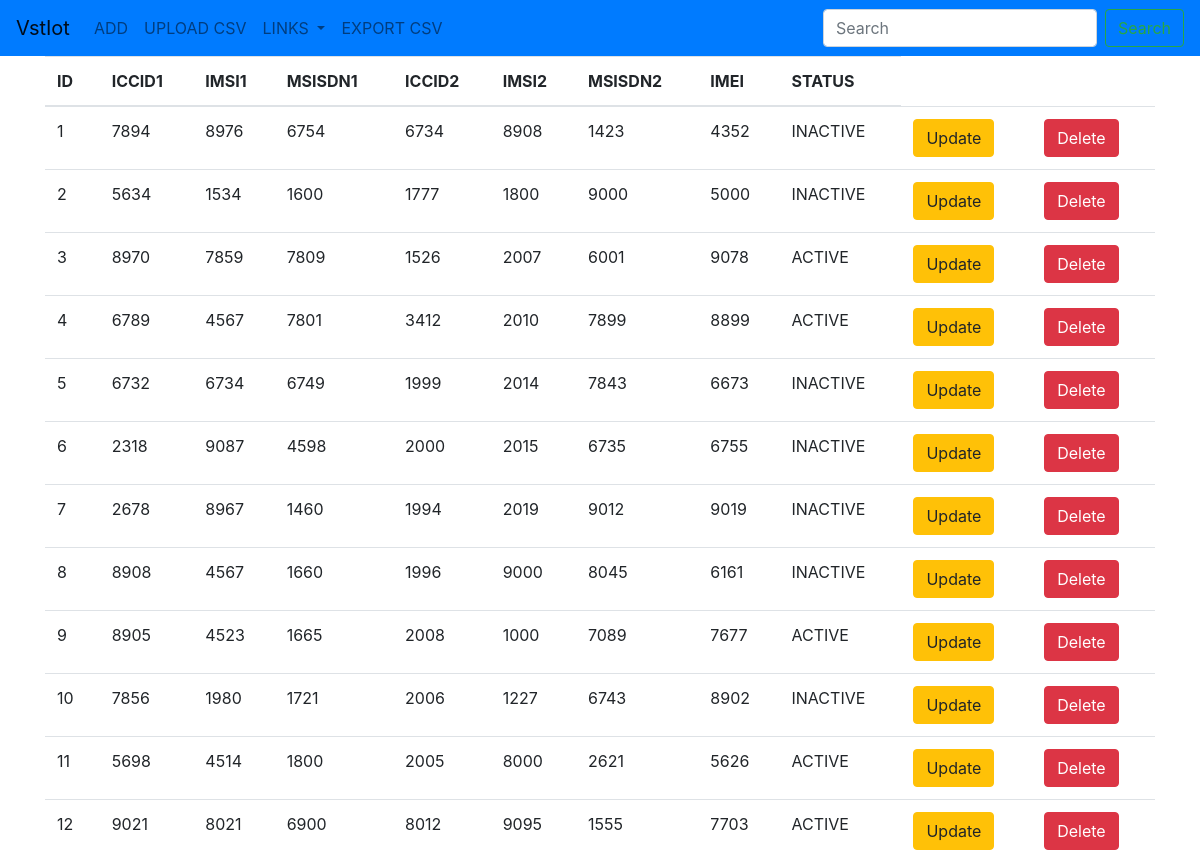
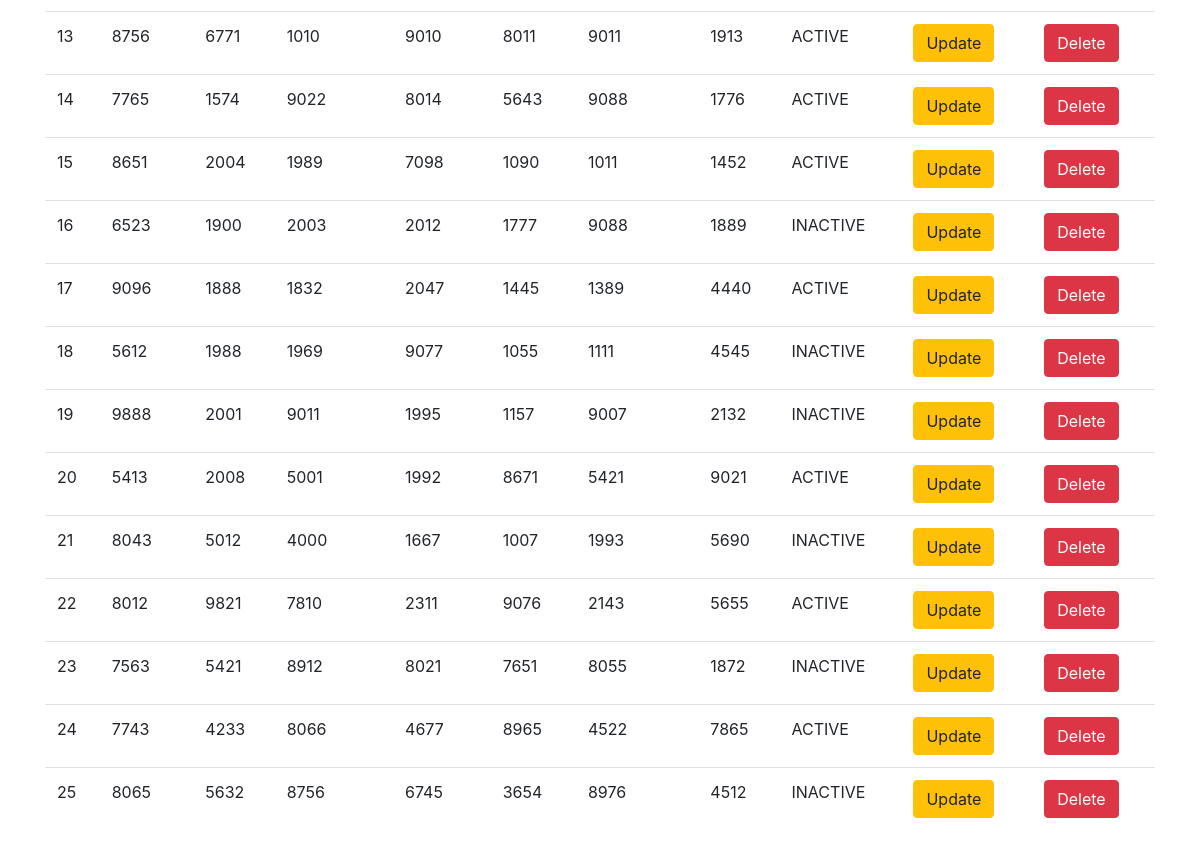
Before: / with the older database file (2 pictures, top to bottom).
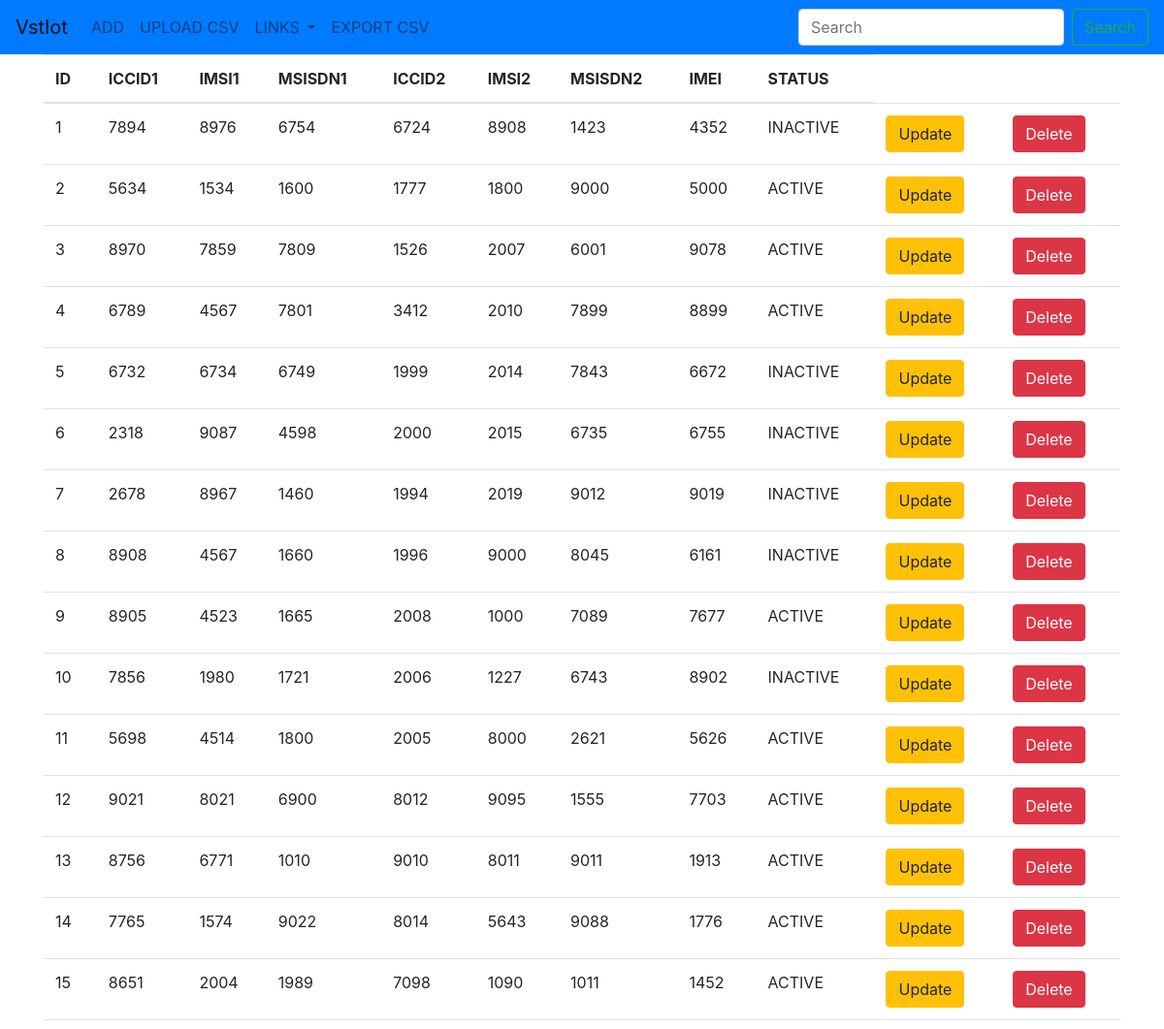
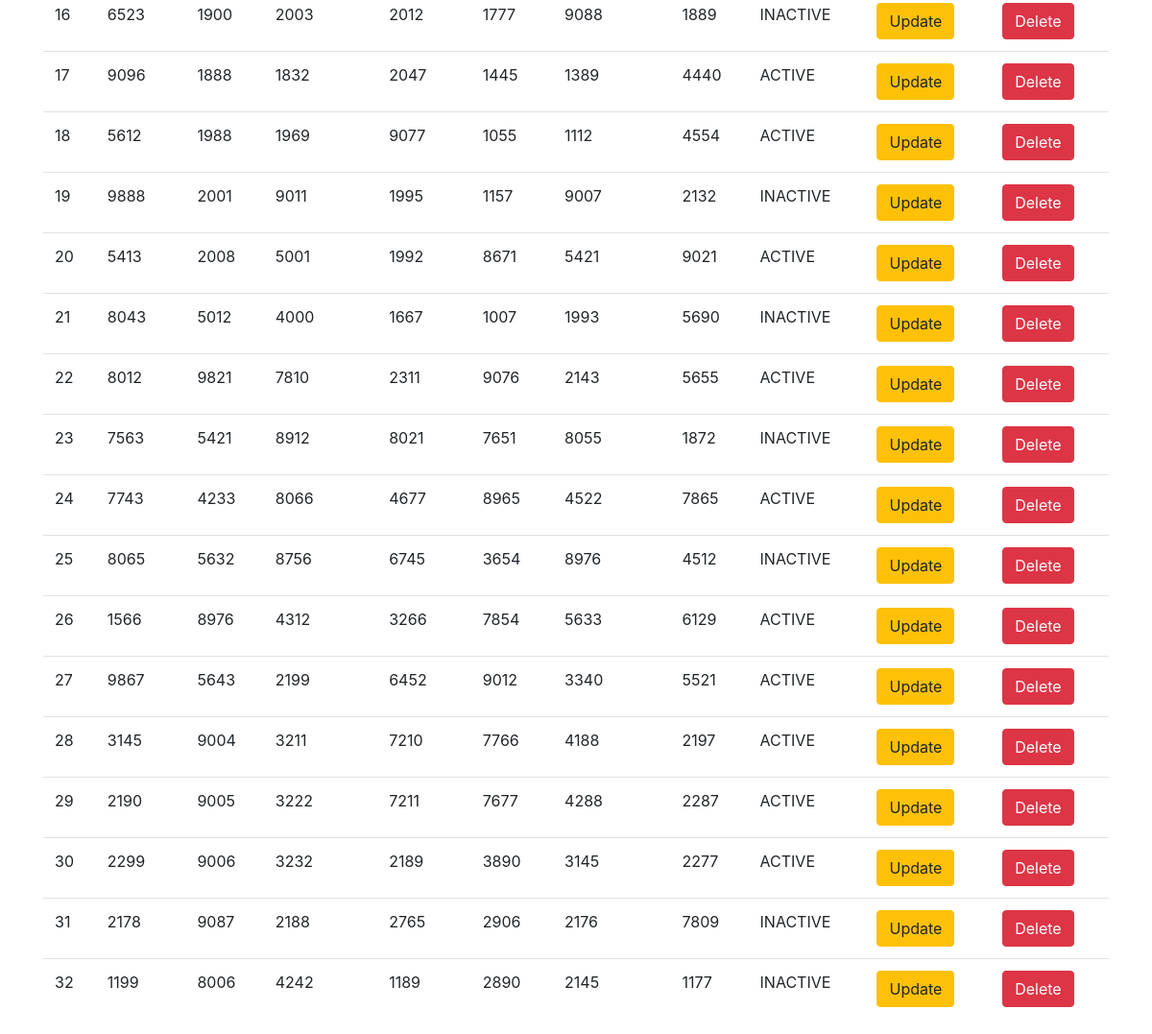
After: the same page with the newer database file (2 pictures, top to bottom).
### vstiot/models.py (models this page shows)
class Items(models.Model):
    ICCID1 = models.CharField(max_length=50,blank=False)
    IMSI1 = models.CharField(max_length=50,blank=False)
    MSISDN1 = models.CharField(max_length=50,blank=False)
    ICCID2 = models.CharField(max_length=50,blank=False)
    IMSI2 = models.CharField(max_length=50,blank=False)
    MSISDN2 = models.CharField(max_length=50,blank=False)
    IMEI = models.CharField(max_length=50,blank=False)
    choices = (
        ('ACTIVE','active'),
        ('INACTIVE','not active'),
    )
    STATUS = models.CharField(max_length=50,blank=False,choices=choices,default='INACTIVE')

### vstiot/views.py (the view)
# urls.py: 2. Add a URL to urlpatterns:  path('', views.home, name='home')
def home(request):
    items = Items.objects.all()
    context = {'items':items}
    return render(request,'home.html', context)

### templates/home.html
{% extends 'base.html' %}
{% block body %}
<div class="container">
    <table class="table table-hover">
        <thead>
            <tr>
                <th>ID</th>
                <th>ICCID1</th>
                <th>IMSI1</th>
                <th>MSISDN1</th>
                <th>ICCID2</th>
                <th>IMSI2</th>
                <th>MSISDN2</th>
                <th>IMEI</th>
                <th>STATUS</th>
            </tr>
        </thead>
        <tbody>
            {% for item in items %}
            <tr>
                <td>{{item.id}}</td>
                <td>{{item.ICCID1}}</td>
                <td>{{item.IMSI1}}</td>
                <td>{{item.MSISDN1}}</td>
                <td>{{item.ICCID2}}</td>
                <td>{{item.IMSI2}}</td>
                <td>{{item.MSISDN2}}</td>
                <td>{{item.IMEI}}</td>
                <td>{{item.STATUS}}</td>
                <td><a href="{% url 'update' item.id %}" class="btn btn-warning btn-md">Update</a></td>
                <td><a href="{% url 'delete' item.id %}" class="btn btn-danger btn-md">Delete</a></td>
            </tr>
            {% endfor %}
        </tbody>
    </table>
</div>
{% endblock %}

### templates/base.html (shortened to what this page needs)
{% load static %}
<!doctype html>
<html lang="en">
  <head>
    <link rel="stylesheet" href="https://cdn.jsdelivr.net/npm/bootstrap@4.0.0/dist/css/bootstrap.min.css">
  </head>
  <body>
    <nav class="navbar navbar-expand-lg navbar-light bg-primary">
        <a class="navbar-brand" href="{% url 'home' %}">VstIot</a>
        <div class="collapse navbar-collapse" id="navbarSupportedContent">
          <ul class="navbar-nav mr-auto">
            <li class="nav-item">
              <a class="nav-link" href="{% url 'add' %}">ADD<span class="sr-only">(current)</span></a>
            </li>
            <li class="nav-item">
              <a class="nav-link" href="{% url 'upload' %}">UPLOAD CSV</a>
            </li>
            <li class="nav-item dropdown">
              <a class="nav-link dropdown-toggle" href="#" id="navbarDropdown" role="button" data-toggle="dropdown" aria-haspopup="true" aria-expanded="false">
                LINKS
              </a>
            </li>
            <li class="nav-item">
              <a class="nav-link" href="{% url 'export_csv' %}">EXPORT CSV</a>
            </li>
          </ul>
          <form class="form-inline my-2 my-lg-0" method="POST" action="{% url 'search' %}">
            <input class="form-control mr-sm-2" type="search" placeholder="Search" aria-label="Search" name="searched">
            <button class="btn btn-outline-success my-2 my-sm-0" type="submit">Search</button>
          </form>
        </div>
      </nav>
      {% block body %}
      {% endblock %}
  </body>
</html>

Changed rows visible on the page:
changed Items id 1: ICCID2 "6734" → "6724"
changed Items id 2: STATUS "INACTIVE" → "ACTIVE"
changed Items id 5: IMEI "6673" → "6672"
changed Items id 18: MSISDN2 "1111" → "1112"; IMEI "4545" → "4554"; STATUS "INACTIVE" → "ACTIVE"
added Items: id "26", ICCID1 "1566", IMSI1 "8976", MSISDN1 "4312", ICCID2 "3266", IMSI2 "7854", MSISDN2 "5633", IMEI "6129", STATUS "ACTIVE"
added Items: id "27", ICCID1 "9867", IMSI1 "5643", MSISDN1 "2199", ICCID2 "6452", IMSI2 "9012", MSISDN2 "3340", IMEI "5521", STATUS "ACTIVE"
added Items: id "28", ICCID1 "3145", IMSI1 "9004", MSISDN1 "3211", ICCID2 "7210", IMSI2 "7766", MSISDN2 "4188", IMEI "2197", STATUS "ACTIVE"
added Items: id "29", ICCID1 "2190", IMSI1 "9005", MSISDN1 "3222", ICCID2 "7211", IMSI2 "7677", MSISDN2 "4288", IMEI "2287", STATUS "ACTIVE"
added Items: id "30", ICCID1 "2299", IMSI1 "9006", MSISDN1 "3232", ICCID2 "2189", IMSI2 "3890", MSISDN2 "3145", IMEI "2277", STATUS "ACTIVE"
added Items: id "31", ICCID1 "2178", IMSI1 "9087", MSISDN1 "2188", ICCID2 "2765", IMSI2 "2906", MSISDN2 "2176", IMEI "7809", STATUS "INACTIVE"
added Items: id "32", ICCID1 "1199", IMSI1 "8006", MSISDN1 "4242", ICCID2 "1189", IMSI2 "2890", MSISDN2 "2145", IMEI "1177", STATUS "INACTIVE"
